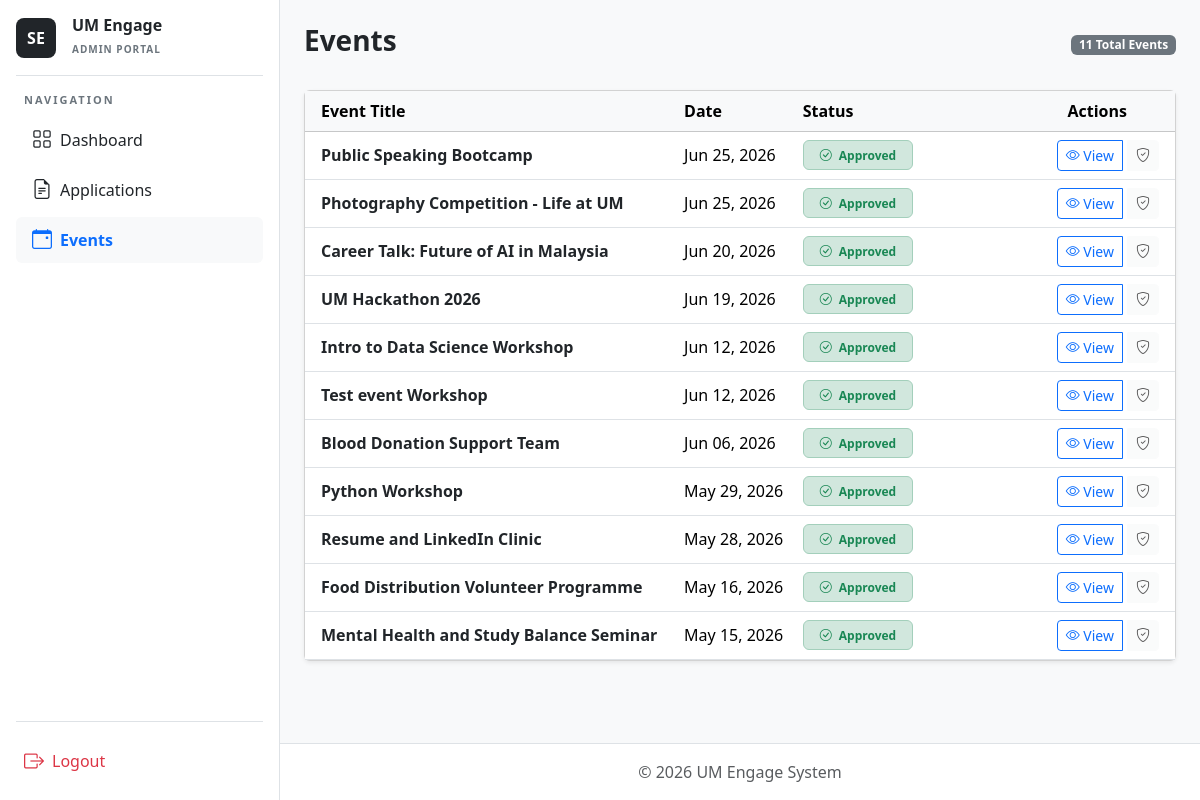
Page /admin-events/ (signed in) on the earlier database version.
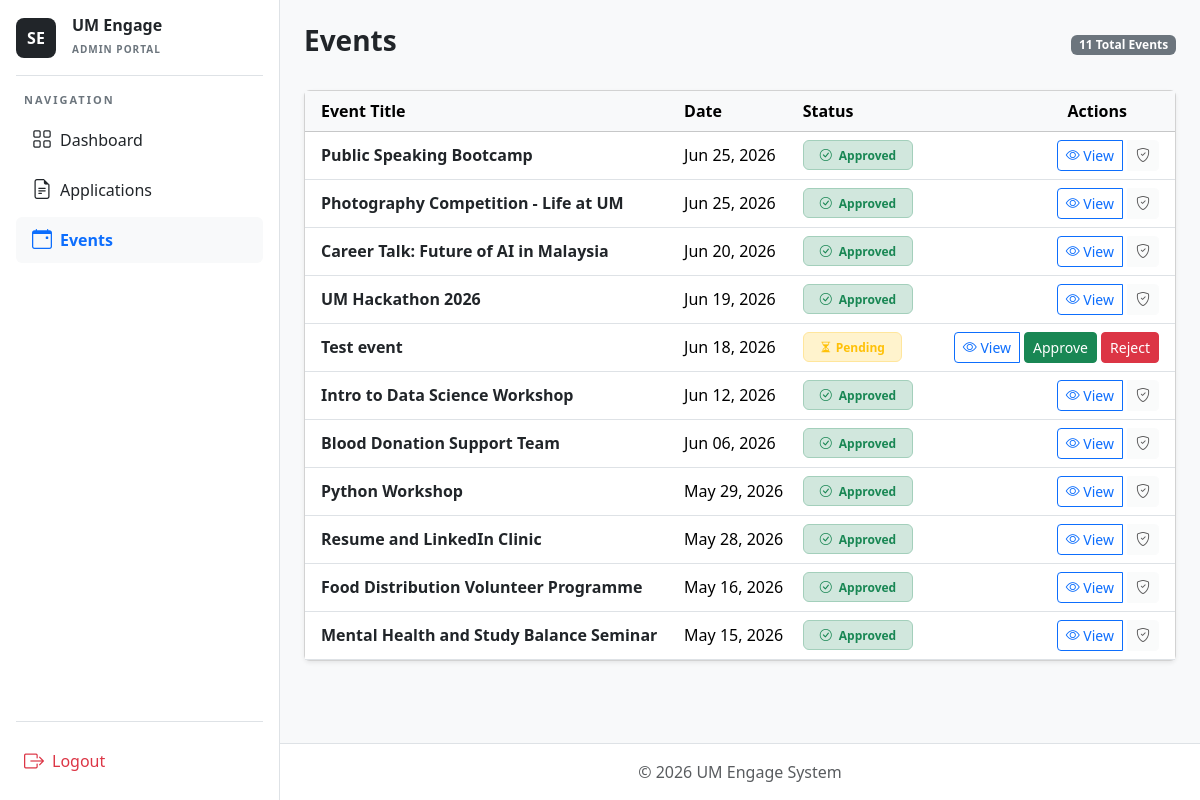
Same page on the later database version.
### core/models.py (models this page shows, shortened)
class Event(models.Model):
    APPROVAL_CHOICES = [
        ('Pending', 'Pending'),
        ('Approved', 'Approved'),
        ('Rejected', 'Rejected'),
    ]
    event_organizer = models.ForeignKey(User, on_delete=models.CASCADE, related_name='events')
    event_title = models.CharField(max_length=200)
    event_description = models.TextField()
    event_date = models.DateField()
    event_location = models.CharField(max_length=255)
    event_approval_status = models.CharField(
        max_length=20,
        choices=APPROVAL_CHOICES,
        default='Pending'
    )
    event_created_at = models.DateTimeField(auto_now_add=True)
    event_image = models.ImageField(upload_to='event_images/', blank=True, null=True)
    points_awarded = models.IntegerField(default=0)
    skill_tags = models.ManyToManyField('core.SkillTag', blank=True, related_name='events')
    event_capacity = models.PositiveIntegerField(
        default=0,
        help_text="Maximum number of attendees allowed"
    )
    event_category = models.CharField(max_length=100, default='General')

### core/views.py (the view)
# urls.py: path('admin-events/', views.admin_events, name='admin_events'),
@admin_required
@never_cache
def admin_events(request):
    all_events = Event.objects.all().order_by('-event_date')
    return render(request, 'admin_events.html', {'events': all_events})

### core/Template/admin_events.html (shortened to what this page needs)
{% extends "admin_base.html" %}
{% block content %}
<div class="d-flex justify-content-between align-items-center mb-4">
    <h3 class="fw-bold">Events</h3>
    <span class="badge bg-secondary">{{ events|length }} Total Events</span>
</div>
<div class="card shadow-sm">
    <div class="table-responsive">
        <table class="table table-hover align-middle mb-0">
            <thead class="table-light">
                <tr>
                    <th class="ps-3">Event Title</th>
                    <th>Date</th>
                    <th>Status</th>
                    <th class="text-end pe-5" style="width: 250px;">Actions</th>
                </tr>
            </thead>
            <tbody>
                {% for event in events %}
                <tr>
                    <td class="ps-3 fw-semibold text-dark">{{ event.event_title }}</td>
                    <td>{{ event.event_date|date:"M d, Y" }}</td>
                    <td>
                        {% if event.event_approval_status == 'Pending' %}
                            <span class="badge bg-warning-subtle text-warning border border-warning-subtle px-3 py-2"> <i class="bi bi-hourglass-split me-1"></i>Pending</span>
                        {% elif event.event_approval_status == 'Approved' %}
                            <span class="badge bg-success-subtle text-success border border-success-subtle px-3 py-2">
          <i class="bi bi-check-circle me-1"></i> Approved
        </span>
                        {% elif event.event_approval_status == 'Completed' %}
                            <span class="badge bg-info-subtle text-info border border-info-subtle px-3 py-2">
          <i class="bi bi-check2-circle me-1"></i> Completed
                        {% else %}
                           <span class="badge bg-danger-subtle text-danger border border-danger-subtle px-3 py-2">
          <i class="bi bi-x-circle me-1"></i> Rejected
        </span>
                        {% endif %}
                    </td>
                    <td class="text-end pe-3">
                        <div class="btn-group" role="group">
                            <button type="button" class="btn btn-outline-primary btn-sm" data-bs-toggle="modal" data-bs-target="#eventModal{{event.id}}">
                                <i class="bi bi-eye"></i> View
                            </button>
                            {% if event.event_approval_status == 'Pending' %}
                            <form action="{% url 'update_event_status' event.id %}" method="POST" class="d-inline ms-1">
                                <button name="status" type="submit" value="Approved" class="btn btn-success btn-sm" title="Approve">
                                    Approve</i>
                                </button>
                                <button name="status" type="submit" value="Rejected" class="btn btn-danger btn-sm" title="Reject">
                                    Reject</i>
                                </button>
                            </form>
                            {% else %}
                            <button class="btn btn-light btn-sm ms-1" disabled>
                                <i class="bi bi-shield-check"></i>
                            </button>
                            {% endif %}
                        </div>
                    </td>
                </tr>
                        <div class="modal fade" id="eventModal{{event.id}}" tabindex="-1" aria-labelledby="modalLabel{{event.id}}" aria-hidden="true">
                {% endfor %}
            </tbody>
        </table>
    </div>
</div>
{% endblock %}

Differences in the rows shown:
removed Event: event_title "Test event Workshop", event_date "Jun 12, 2026", event_approval_status "Approved" (drawn)
added Event: event_title "Test event", event_date "Jun 18, 2026", event_approval_status "Pending" (drawn)
